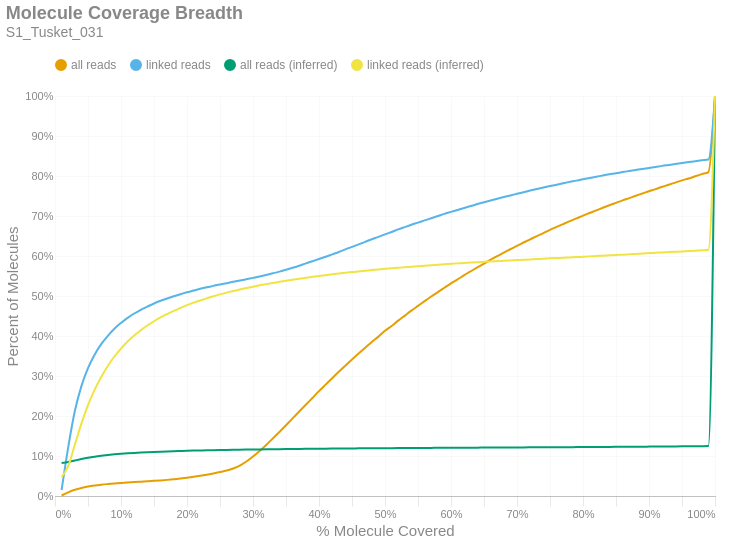

Write notebook code for a chart like this one.
### Markdown cell above
### Molecule Read Coverage
This chart shows molecule coverage breadth as computed by the number of bases aligned to that molecule. In other words, "*how much of each unique long molecule is actually sequenced/aligned?*" Keep in mind there is a distinction between sequences and alignments, since some sequences belonging to a particular molecule may not align well and wouldn't appear in the alignment data. This chart also shows molecule coverage breadth as computed by the *inferred fragment* from which the aligned sequences originate. Unlike read coverage, this calculation takes into account the total insert size, including unsequenced gaps between the forward and reverse reads. Like the previous figures, these are cumulative percents.

### Code cell
if SKIPLR:
    print_html(f"Skipped")
else:
    binned_df = consolidated_hist(valids['coverage_bp'], mask, 0.01, True)
    binned_df_inf = consolidated_hist(valids['coverage_inserts'], mask, 0.01, True)
    binned_df = binned_df.with_columns(pl.lit(binned_df_inf['all reads (cumsum)']).alias('all reads (inferred)'))
    binned_df = binned_df.with_columns(pl.lit(binned_df_inf['linked reads (cumsum)']).alias('linked reads (inferred)'))
    binned_df = binned_df.with_columns(
        (pl.col('bin').cast(pl.Float64) + 0.01).alias('right_edge')
    )

    with SafeRender(binned_df):
        (
            density_plot(binned_df, 'Molecule Coverage Breadth', samplename, 'molcov', ['all reads (inferred)','linked reads (inferred)'])
            .encode(
                #x=alt.X('bin:Q', title="% Molecule Covered").axis(format = '%').scale(padding=0),
                x=alt.X('right_edge:Q', title="% Molecule Covered").axis(format='%').scale(padding=0),
                y=alt.Y('value:Q', title='Percent of Molecules')
                    .axis(format='%')
                    .stack(False)
                    .scale(domainMin=0, padding=0),
                color=alt.Color("key:N").scale(domain = ["all reads", "linked reads", "all reads (inferred)", "linked reads (inferred)"]),
                tooltip = [
                    alt.Tooltip("key:N", title = "Data Type"),
                    alt.Tooltip("range_label:N", title="% Molecule Covered"),
                    alt.Tooltip("value:Q", format = ".2%", title="% Molecules")
                ]
            )
        ).display()

### Figure 1 — Vega-Lite specification as saved in the notebook (floating-point values rounded to 4 significant figures)
{"width": "container", "height": 400, "config": {"title": {"anchor": "start", "dy": -15, "fontSize": 18, "color": "#888888", "subtitleColor": "#888888", "subtitleFontSize": 14}, "arc": {"fill": "#0072B2"}, "axis": {"domainColor": "#888888", "domainWidth": 0.5, "gridWidth": 0.2, "grid": false, "titleFontWeight": 400, "titleFontSize": 15, "labelFontSize": 11, "labelColor": "#888888", "tickColor": "#888888", "tickWidth": 0.2, "titleColor": "#888888"}, "axisBand": {"grid": false}, "axisX": {"grid": true, "tickSize": 10, "domainCap": "round"}, "axisY": {"domain": false, "grid": true, "tickSize": 0, "domainCap": "round"}, "background": "transparent", "header": {"labelFontSize": 15, "labelColor": "#888888", "titleFontSize": 15, "titleFontWeight": 600, "titleColor": "#888888"}, "legend": {"labelFont": "sans-serif", "labelFontSize": 12, "labelColor": "#888888", "symbolSize": 100, "symbolType": "circle", "titleFontSize": 12, "titlePadding": 10, "titleColor": "#888888", "title": null, "orient": "top"}, "range": {"category": ["#E69F00", "#56B4E9", "#009E73", "#F0E442", "#0072B2", "#D55E00", "#CC79A7", "#000000"], "diverging": ["#cfe8f3", "#a2d4ec", "#73bfe2", "#46abdb", "#1696d2", "#12719e"]}, "area": {"fill": "#0072B2", "fillOpacity": 0.7, "line": true, "strokeOpacity": 0.7}, "line": {"color": "#0072B2", "stroke": "#0072B2", "strokeWidth": 2}, "trail": {"color": "#0072B2", "stroke": "#0072B2", "strokeWidth": 0, "size": 1}, "point": {"filled": true, "fillOpacity": 1.0, "size": 95}, "text": {"color": "#888888", "fontSize": 11, "align": "right", "fontWeight": 400, "size": 11}, "bar": {"fill": "#0072B2", "stroke": null}, "view": {"stroke": null, "continuousWidth": 660, "continuousHeight": 400}}, "data": {"name": "data-11527ccd2beb6a486a198854142d0d7c"}, "mark": {"type": "line", "interpolate": "monotone", "point": {"opacity": 0, "size": 275}}, "encoding": {"color": {"field": "key", "scale": {"domain": ["all reads", "linked reads", "all reads (inferred)", "linked reads (inferred)"]}, "type": "nominal"}, "tooltip": [{"field": "key", "title": "Data Type", "type": "nominal"}, {"field": "range_label", "title": "% Molecule Covered", "type": "nominal"}, {"field": "value", "format": ".2%", "title": "% Molecules", "type": "quantitative"}], "x": {"axis": {"format": "%"}, "field": "right_edge", "scale": {"padding": 0}, "title": "% Molecule Covered", "type": "quantitative"}, "y": {"axis": {"format": "%"}, "field": "value", "scale": {"domainMin": 0, "padding": 0}, "stack": false, "title": "Percent of Molecules", "type": "quantitative"}}, "params": [{"name": "param_c36ac31b6afebe62", "select": {"type": "point", "fields": ["key"]}, "bind": "legend"}], "title": {"text": "Molecule Coverage Breadth", "subtitle": "S1_Tusket_031"}, "transform": [{"fold": ["all reads (cumsum)", "linked reads (cumsum)", "all reads (inferred)", "linked reads (inferred)"]}, {"calculate": "replace(datum.key, ' (cumsum)', '')", "as": "key"}, {"filter": {"param": "param_c36ac31b6afebe62"}}], "usermeta": {"embedOptions": {"downloadFileName": "S1_Tusket_031.molcov"}}, "$schema": "https://vega.github.io/schema/vega-lite/v6.1.0.json", "datasets": {"data-11527ccd2beb6a486a198854142d0d7c": [{"bin": "0.0", "interval": "0.0-0.01", "all reads": 0.001308, "linked reads": 0.01504, "all reads (cumsum)": 0.001308, "linked reads (cumsum)": 0.01504, "range_label": "0.0-0.01", "all reads (inferred)": 0.08277, "linked reads (inferred)": 0.04746, "right_edge": 0.01}, {"bin": "0.01", "interval": "0.01-0.02", "all reads": 0.007746, "linked reads": 0.1067, "all reads (cumsum)": 0.009054, "linked reads (cumsum)": 0.1217, "range_label": "0.01-0.02", "all reads (inferred)": 0.08487, "linked reads (inferred)": 0.07452, "right_edge": 0.02}, {"bin": "0.02", "interval": "0.02-0.03", "all reads": 0.006471, "linked reads": 0.09007, "all reads (cumsum)": 0.01553, "linked reads (cumsum)": 0.2118, "range_label": "0.02-0.03", "all reads (inferred)": 0.08867, "linked reads (inferred)": 0.128, "right_edge": 0.03}, {"bin": "0.03", "interval": "0.03-0.04", "all reads": 0.004651, "linked reads": 0.063, "all reads (cumsum)": 0.02018, "linked reads (cumsum)": 0.2748, "range_label": "0.03-0.04", "all reads (inferred)": 0.09239, "linked reads (inferred)": 0.1809, "right_edge": 0.04}, {"bin": "0.04", "interval": "0.04-0.05", "all reads": 0.003351, "linked reads": 0.04482, "all reads (cumsum)": 0.02353, "linked reads (cumsum)": 0.3196, "range_label": "0.04-0.05", "all reads (inferred)": 0.09568, "linked reads (inferred)": 0.2275, "right_edge": 0.05}, {"bin": "0.05", "interval": "0.05-0.06", "all reads": 0.002562, "linked reads": 0.03359, "all reads (cumsum)": 0.02609, "linked reads (cumsum)": 0.3532, "range_label": "0.05-0.06", "all reads (inferred)": 0.09833, "linked reads (inferred)": 0.2654, "right_edge": 0.06}, {"bin": "0.06", "interval": "0.06-0.07", "all reads": 0.002058, "linked reads": 0.02632, "all reads (cumsum)": 0.02815, "linked reads (cumsum)": 0.3795, "range_label": "0.06-0.07", "all reads (inferred)": 0.1006, "linked reads (inferred)": 0.2974, "right_edge": 0.07}, {"bin": "0.07", "interval": "0.07-0.08", "all reads": 0.001666, "linked reads": 0.02092, "all reads (cumsum)": 0.02981, "linked reads (cumsum)": 0.4004, "range_label": "0.07-0.08", "all reads (inferred)": 0.1025, "linked reads (inferred)": 0.3251, "right_edge": 0.08}, {"bin": "0.08", "interval": "0.08-0.09", "all reads": 0.001495, "linked reads": 0.01784, "all reads (cumsum)": 0.03131, "linked reads (cumsum)": 0.4183, "range_label": "0.08-0.09", "all reads (inferred)": 0.1041, "linked reads (inferred)": 0.3487, "right_edge": 0.09}, {"bin": "0.09", "interval": "0.09-0.1", "all reads": 0.001285, "linked reads": 0.0144, "all reads (cumsum)": 0.03259, "linked reads (cumsum)": 0.4327, "range_label": "0.09-0.1", "all reads (inferred)": 0.1055, "linked reads (inferred)": 0.3687, "right_edge": 0.1}, {"bin": "0.1", "interval": "0.1-0.11", "all reads": 0.001189, "linked reads": 0.01275, "all reads (cumsum)": 0.03378, "linked reads (cumsum)": 0.4454, "range_label": "0.1-0.11", "all reads (inferred)": 0.1067, "linked reads (inferred)": 0.3861, "right_edge": 0.11}, {"bin": "0.11", "interval": "0.11-0.12", "all reads": 0.001087, "linked reads": 0.0108, "all reads (cumsum)": 0.03487, "linked reads (cumsum)": 0.4562, "range_label": "0.11-0.12", "all reads (inferred)": 0.1078, "linked reads (inferred)": 0.4013, "right_edge": 0.12}, {"bin": "0.12", "interval": "0.12-0.13", "all reads": 0.0009987, "linked reads": 0.009298, "all reads (cumsum)": 0.03587, "linked reads (cumsum)": 0.4655, "range_label": "0.12-0.13", "all reads (inferred)": 0.1087, "linked reads (inferred)": 0.4145, "right_edge": 0.13}, {"bin": "0.13", "interval": "0.13-0.14", "all reads": 0.0009745, "linked reads": 0.008093, "all reads (cumsum)": 0.03684, "linked reads (cumsum)": 0.4736, "range_label": "0.13-0.14", "all reads (inferred)": 0.1095, "linked reads (inferred)": 0.4263, "right_edge": 0.14}, {"bin": "0.14", "interval": "0.14-0.15", "all reads": 0.001016, "linked reads": 0.007678, "all reads (cumsum)": 0.03786, "linked reads (cumsum)": 0.4813, "range_label": "0.14-0.15", "all reads (inferred)": 0.1102, "linked reads (inferred)": 0.4369, "right_edge": 0.15}, {"bin": "0.15", "interval": "0.15-0.16", "all reads": 0.001119, "linked reads": 0.006697, "all reads (cumsum)": 0.03898, "linked reads (cumsum)": 0.488, "range_label": "0.15-0.16", "all reads (inferred)": 0.1109, "linked reads (inferred)": 0.4464, "right_edge": 0.16}, {"bin": "0.16", "interval": "0.16-0.17", "all reads": 0.00133, "linked reads": 0.005882, "all reads (cumsum)": 0.04031, "linked reads (cumsum)": 0.4939, "range_label": "0.16-0.17", "all reads (inferred)": 0.1115, "linked reads (inferred)": 0.4549, "right_edge": 0.17}, {"bin": "0.17", "interval": "0.17-0.18", "all reads": 0.001543, "linked reads": 0.005401, "all reads (cumsum)": 0.04185, "linked reads (cumsum)": 0.4993, "range_label": "0.17-0.18", "all reads (inferred)": 0.112, "linked reads (inferred)": 0.4629, "right_edge": 0.18}, {"bin": "0.18", "interval": "0.18-0.19", "all reads": 0.001885, "linked reads": 0.005149, "all reads (cumsum)": 0.04373, "linked reads (cumsum)": 0.5044, "range_label": "0.18-0.19", "all reads (inferred)": 0.1125, "linked reads (inferred)": 0.47, "right_edge": 0.19}, {"bin": "0.19", "interval": "0.19-0.2", "all reads": 0.002096, "linked reads": 0.004796, "all reads (cumsum)": 0.04583, "linked reads (cumsum)": 0.5092, "range_label": "0.19-0.2", "all reads (inferred)": 0.113, "linked reads (inferred)": 0.4771, "right_edge": 0.2}, {"bin": "0.2", "interval": "0.2-0.21", "all reads": 0.002241, "linked reads": 0.004339, "all reads (cumsum)": 0.04807, "linked reads (cumsum)": 0.5136, "range_label": "0.2-0.21", "all reads (inferred)": 0.1135, "linked reads (inferred)": 0.4834, "right_edge": 0.21}, {"bin": "0.21", "interval": "0.21-0.22", "all reads": 0.0025, "linked reads": 0.004387, "all reads (cumsum)": 0.05057, "linked reads (cumsum)": 0.518, "range_label": "0.21-0.22", "all reads (inferred)": 0.1138, "linked reads (inferred)": 0.4888, "right_edge": 0.22}, {"bin": "0.22", "interval": "0.22-0.23", "all reads": 0.002816, "linked reads": 0.003863, "all reads (cumsum)": 0.05339, "linked reads (cumsum)": 0.5218, "range_label": "0.22-0.23", "all reads (inferred)": 0.1142, "linked reads (inferred)": 0.4942, "right_edge": 0.23}, {"bin": "0.23", "interval": "0.23-0.24", "all reads": 0.003039, "linked reads": 0.003463, "all reads (cumsum)": 0.05643, "linked reads (cumsum)": 0.5253, "range_label": "0.23-0.24", "all reads (inferred)": 0.1146, "linked reads (inferred)": 0.4993, "right_edge": 0.24}, {"bin": "0.24", "interval": "0.24-0.25", "all reads": 0.003444, "linked reads": 0.00352, "all reads (cumsum)": 0.05987, "linked reads (cumsum)": 0.5288, "range_label": "0.24-0.25", "all reads (inferred)": 0.1149, "linked reads (inferred)": 0.5041, "right_edge": 0.25}, {"bin": "0.25", "interval": "0.25-0.26", "all reads": 0.003716, "linked reads": 0.003172, "all reads (cumsum)": 0.06359, "linked reads (cumsum)": 0.532, "range_label": "0.25-0.26", "all reads (inferred)": 0.1152, "linked reads (inferred)": 0.5084, "right_edge": 0.26}, {"bin": "0.26", "interval": "0.26-0.27", "all reads": 0.005121, "linked reads": 0.003444, "all reads (cumsum)": 0.06871, "linked reads (cumsum)": 0.5354, "range_label": "0.26-0.27", "all reads (inferred)": 0.1155, "linked reads (inferred)": 0.5125, "right_edge": 0.27}, {"bin": "0.27", "interval": "0.27-0.28", "all reads": 0.007428, "linked reads": 0.003096, "all reads (cumsum)": 0.07613, "linked reads (cumsum)": 0.5385, "range_label": "0.27-0.28", "all reads (inferred)": 0.1158, "linked reads (inferred)": 0.5164, "right_edge": 0.28}, {"bin": "0.28", "interval": "0.28-0.29", "all reads": 0.01012, "linked reads": 0.003182, "all reads (cumsum)": 0.08625, "linked reads (cumsum)": 0.5417, "range_label": "0.28-0.29", "all reads (inferred)": 0.116, "linked reads (inferred)": 0.5199, "right_edge": 0.29}, {"bin": "0.29", "interval": "0.29-0.3", "all reads": 0.01241, "linked reads": 0.003568, "all reads (cumsum)": 0.09867, "linked reads (cumsum)": 0.5453, "range_label": "0.29-0.3", "all reads (inferred)": 0.1163, "linked reads (inferred)": 0.5233, "right_edge": 0.3}, {"bin": "0.3", "interval": "0.3-0.31", "all reads": 0.01384, "linked reads": 0.003629, "all reads (cumsum)": 0.1125, "linked reads (cumsum)": 0.5489, "range_label": "0.3-0.31", "all reads (inferred)": 0.1165, "linked reads (inferred)": 0.5266, "right_edge": 0.31}, {"bin": "0.31", "interval": "0.31-0.32", "all reads": 0.01515, "linked reads": 0.003796, "all reads (cumsum)": 0.1277, "linked reads (cumsum)": 0.5527, "range_label": "0.31-0.32", "all reads (inferred)": 0.1167, "linked reads (inferred)": 0.5297, "right_edge": 0.32}, {"bin": "0.32", "interval": "0.32-0.33", "all reads": 0.01612, "linked reads": 0.004077, "all reads (cumsum)": 0.1438, "linked reads (cumsum)": 0.5568, "range_label": "0.32-0.33", "all reads (inferred)": 0.117, "linked reads (inferred)": 0.5326, "right_edge": 0.33}, {"bin": "0.33", "interval": "0.33-0.34", "all reads": 0.01643, "linked reads": 0.00423, "all reads (cumsum)": 0.1602, "linked reads (cumsum)": 0.561, "range_label": "0.33-0.34", "all reads (inferred)": 0.1171, "linked reads (inferred)": 0.5353, "right_edge": 0.34}, {"bin": "0.34", "interval": "0.34-0.35", "all reads": 0.0168, "linked reads": 0.004596, "all reads (cumsum)": 0.177, "linked reads (cumsum)": 0.5656, "range_label": "0.34-0.35", "all reads (inferred)": 0.1173, "linked reads (inferred)": 0.5381, "right_edge": 0.35}, {"bin": "0.35", "interval": "0.35-0.36", "all reads": 0.01706, "linked reads": 0.004892, "all reads (cumsum)": 0.1941, "linked reads (cumsum)": 0.5705, "range_label": "0.35-0.36", "all reads (inferred)": 0.1175, "linked reads (inferred)": 0.5407, "right_edge": 0.36}, {"bin": "0.36", "interval": "0.36-0.37", "all reads": 0.01702, "linked reads": 0.00523, "all reads (cumsum)": 0.2111, "linked reads (cumsum)": 0.5757, "range_label": "0.36-0.37", "all reads (inferred)": 0.1177, "linked reads (inferred)": 0.5432, "right_edge": 0.37}, {"bin": "0.37", "interval": "0.37-0.38", "all reads": 0.01706, "linked reads": 0.005863, "all reads (cumsum)": 0.2282, "linked reads (cumsum)": 0.5816, "range_label": "0.37-0.38", "all reads (inferred)": 0.1179, "linked reads (inferred)": 0.5455, "right_edge": 0.38}, {"bin": "0.38", "interval": "0.38-0.39", "all reads": 0.01698, "linked reads": 0.005478, "all reads (cumsum)": 0.2451, "linked reads (cumsum)": 0.5871, "range_label": "0.38-0.39", "all reads (inferred)": 0.1181, "linked reads (inferred)": 0.5479, "right_edge": 0.39}, {"bin": "0.39", "interval": "0.39-0.4", "all reads": 0.01701, "linked reads": 0.00543, "all reads (cumsum)": 0.2621, "linked reads (cumsum)": 0.5925, "range_label": "0.39-0.4", "all reads (inferred)": 0.1182, "linked reads (inferred)": 0.55, "right_edge": 0.4}, {"bin": "0.4", "interval": "0.4-0.41", "all reads": 0.01622, "linked reads": 0.005668, "all reads (cumsum)": 0.2784, "linked reads (cumsum)": 0.5982, "range_label": "0.4-0.41", "all reads (inferred)": 0.1184, "linked reads (inferred)": 0.552, "right_edge": 0.41}, {"bin": "0.41", "interval": "0.41-0.42", "all reads": 0.01617, "linked reads": 0.006021, "all reads (cumsum)": 0.2945, "linked reads (cumsum)": 0.6042, "range_label": "0.41-0.42", "all reads (inferred)": 0.1185, "linked reads (inferred)": 0.5541, "right_edge": 0.42}, {"bin": "0.42", "interval": "0.42-0.43", "all reads": 0.01594, "linked reads": 0.005968, "all reads (cumsum)": 0.3105, "linked reads (cumsum)": 0.6101, "range_label": "0.42-0.43", "all reads (inferred)": 0.1187, "linked reads (inferred)": 0.5562, "right_edge": 0.43}, {"bin": "0.43", "interval": "0.43-0.44", "all reads": 0.0155, "linked reads": 0.006502, "all reads (cumsum)": 0.326, "linked reads (cumsum)": 0.6166, "range_label": "0.43-0.44", "all reads (inferred)": 0.1188, "linked reads (inferred)": 0.5581, "right_edge": 0.44}, {"bin": "0.44", "interval": "0.44-0.45", "all reads": 0.01533, "linked reads": 0.006111, "all reads (cumsum)": 0.3413, "linked reads (cumsum)": 0.6228, "range_label": "0.44-0.45", "all reads (inferred)": 0.1189, "linked reads (inferred)": 0.5598, "right_edge": 0.45}, {"bin": "0.45", "interval": "0.45-0.46", "all reads": 0.01485, "linked reads": 0.006225, "all reads (cumsum)": 0.3562, "linked reads (cumsum)": 0.629, "range_label": "0.45-0.46", "all reads (inferred)": 0.1191, "linked reads (inferred)": 0.5615, "right_edge": 0.46}, {"bin": "0.46", "interval": "0.46-0.47", "all reads": 0.01455, "linked reads": 0.006464, "all reads (cumsum)": 0.3707, "linked reads (cumsum)": 0.6354, "range_label": "0.46-0.47", "all reads (inferred)": 0.1192, "linked reads (inferred)": 0.5632, "right_edge": 0.47}, {"bin": "0.47", "interval": "0.47-0.48", "all reads": 0.01442, "linked reads": 0.006421, "all reads (cumsum)": 0.3851, "linked reads (cumsum)": 0.6419, "range_label": "0.47-0.48", "all reads (inferred)": 0.1193, "linked reads (inferred)": 0.5647, "right_edge": 0.48}, {"bin": "0.48", "interval": "0.48-0.49", "all reads": 0.01333, "linked reads": 0.005997, "all reads (cumsum)": 0.3985, "linked reads (cumsum)": 0.6479, "range_label": "0.48-0.49", "all reads (inferred)": 0.1194, "linked reads (inferred)": 0.5664, "right_edge": 0.49}, {"bin": "0.49", "interval": "0.49-0.5", "all reads": 0.01452, "linked reads": 0.006344, "all reads (cumsum)": 0.413, "linked reads (cumsum)": 0.6542, "range_label": "0.49-0.5", "all reads (inferred)": 0.1196, "linked reads (inferred)": 0.5679, "right_edge": 0.5}, {"bin": "0.5", "interval": "0.5-0.51", "all reads": 0.01214, "linked reads": 0.005944, "all reads (cumsum)": 0.4251, "linked reads (cumsum)": 0.6602, "range_label": "0.5-0.51", "all reads (inferred)": 0.1197, "linked reads (inferred)": 0.5693, "right_edge": 0.51}, {"bin": "0.51", "interval": "0.51-0.52", "all reads": 0.01338, "linked reads": 0.006273, "all reads (cumsum)": 0.4385, "linked reads (cumsum)": 0.6664, "range_label": "0.51-0.52", "all reads (inferred)": 0.1198, "linked reads (inferred)": 0.5706, "right_edge": 0.52}, {"bin": "0.52", "interval": "0.52-0.53", "all reads": 0.01242, "linked reads": 0.005868, "all reads (cumsum)": 0.4509, "linked reads (cumsum)": 0.6723, "range_label": "0.52-0.53", "all reads (inferred)": 0.1199, "linked reads (inferred)": 0.572, "right_edge": 0.53}, {"bin": "0.53", "interval": "0.53-0.54", "all reads": 0.01242, "linked reads": 0.00584, "all reads (cumsum)": 0.4633, "linked reads (cumsum)": 0.6781, "range_label": "0.53-0.54", "all reads (inferred)": 0.12, "linked reads (inferred)": 0.5732, "right_edge": 0.54}, {"bin": "0.54", "interval": "0.54-0.55", "all reads": 0.01193, "linked reads": 0.00542, "all reads (cumsum)": 0.4753, "linked reads (cumsum)": 0.6836, "range_label": "0.54-0.55", "all reads (inferred)": 0.1201, "linked reads (inferred)": 0.5746, "right_edge": 0.55}, {"bin": "0.55", "interval": "0.55-0.56", "all reads": 0.01186, "linked reads": 0.005401, "all reads (cumsum)": 0.4871, "linked reads (cumsum)": 0.689, "range_label": "0.55-0.56", "all reads (inferred)": 0.1202, "linked reads (inferred)": 0.5757, "right_edge": 0.56}, {"bin": "0.56", "interval": "0.56-0.57", "all reads": 0.01158, "linked reads": 0.005463, "all reads (cumsum)": 0.4987, "linked reads (cumsum)": 0.6944, "range_label": "0.56-0.57", "all reads (inferred)": 0.1203, "linked reads (inferred)": 0.5769, "right_edge": 0.57}, {"bin": "0.57", "interval": "0.57-0.58", "all reads": 0.01102, "linked reads": 0.005397, "all reads (cumsum)": 0.5097, "linked reads (cumsum)": 0.6998, "range_label": "0.57-0.58", "all reads (inferred)": 0.1204, "linked reads (inferred)": 0.5781, "right_edge": 0.58}, {"bin": "0.58", "interval": "0.58-0.59", "all reads": 0.01088, "linked reads": 0.005492, "all reads (cumsum)": 0.5206, "linked reads (cumsum)": 0.7053, "range_label": "0.58-0.59", "all reads (inferred)": 0.1205, "linked reads (inferred)": 0.5794, "right_edge": 0.59}, {"bin": "0.59", "interval": "0.59-0.6", "all reads": 0.01086, "linked reads": 0.004925, "all reads (cumsum)": 0.5315, "linked reads (cumsum)": 0.7102, "range_label": "0.59-0.6", "all reads (inferred)": 0.1206, "linked reads (inferred)": 0.5805, "right_edge": 0.6}, {"bin": "0.6", "interval": "0.6-0.61", "all reads": 0.01011, "linked reads": 0.004949, "all reads (cumsum)": 0.5416, "linked reads (cumsum)": 0.7152, "range_label": "0.6-0.61", "all reads (inferred)": 0.1207, "linked reads (inferred)": 0.5816, "right_edge": 0.61}, {"bin": "0.61", "interval": "0.61-0.62", "all reads": 0.01042, "linked reads": 0.004911, "all reads (cumsum)": 0.552, "linked reads (cumsum)": 0.7201, "range_label": "0.61-0.62", "all reads (inferred)": 0.1207, "linked reads (inferred)": 0.5826, "right_edge": 0.62}, {"bin": "0.62", "interval": "0.62-0.63", "all reads": 0.009882, "linked reads": 0.004749, "all reads (cumsum)": 0.5619, "linked reads (cumsum)": 0.7248, "range_label": "0.62-0.63", "all reads (inferred)": 0.1208, "linked reads (inferred)": 0.5837, "right_edge": 0.63}, {"bin": "0.63", "interval": "0.63-0.64", "all reads": 0.009715, "linked reads": 0.004949, "all reads (cumsum)": 0.5716, "linked reads (cumsum)": 0.7298, "range_label": "0.63-0.64", "all reads (inferred)": 0.1209, "linked reads (inferred)": 0.5846, "right_edge": 0.64}, {"bin": "0.64", "interval": "0.64-0.65", "all reads": 0.009487, "linked reads": 0.004573, "all reads (cumsum)": 0.5811, "linked reads (cumsum)": 0.7344, "range_label": "0.64-0.65", "all reads (inferred)": 0.121, "linked reads (inferred)": 0.5855, "right_edge": 0.65}, {"bin": "0.65", "interval": "0.65-0.66", "all reads": 0.009628, "linked reads": 0.004554, "all reads (cumsum)": 0.5907, "linked reads (cumsum)": 0.7389, "range_label": "0.65-0.66", "all reads (inferred)": 0.1211, "linked reads (inferred)": 0.5864, "right_edge": 0.66}, {"bin": "0.66", "interval": "0.66-0.67", "all reads": 0.008889, "linked reads": 0.004368, "all reads (cumsum)": 0.5996, "linked reads (cumsum)": 0.7433, "range_label": "0.66-0.67", "all reads (inferred)": 0.1212, "linked reads (inferred)": 0.5873, "right_edge": 0.67}, {"bin": "0.67", "interval": "0.67-0.68", "all reads": 0.00882, "linked reads": 0.004134, "all reads (cumsum)": 0.6084, "linked reads (cumsum)": 0.7474, "range_label": "0.67-0.68", "all reads (inferred)": 0.1213, "linked reads (inferred)": 0.5882, "right_edge": 0.68}, {"bin": "0.68", "interval": "0.68-0.69", "all reads": 0.008492, "linked reads": 0.003953, "all reads (cumsum)": 0.6169, "linked reads (cumsum)": 0.7514, "range_label": "0.68-0.69", "all reads (inferred)": 0.1213, "linked reads (inferred)": 0.589, "right_edge": 0.69}, {"bin": "0.69", "interval": "0.69-0.7", "all reads": 0.008645, "linked reads": 0.004172, "all reads (cumsum)": 0.6255, "linked reads (cumsum)": 0.7555, "range_label": "0.69-0.7", "all reads (inferred)": 0.1214, "linked reads (inferred)": 0.5898, "right_edge": 0.7}, {"bin": "0.7", "interval": "0.7-0.71", "all reads": 0.008178, "linked reads": 0.00393, "all reads (cumsum)": 0.6337, "linked reads (cumsum)": 0.7595, "range_label": "0.7-0.71", "all reads (inferred)": 0.1215, "linked reads (inferred)": 0.5906, "right_edge": 0.71}, {"bin": "0.71", "interval": "0.71-0.72", "all reads": 0.008094, "linked reads": 0.004082, "all reads (cumsum)": 0.6418, "linked reads (cumsum)": 0.7636, "range_label": "0.71-0.72", "all reads (inferred)": 0.1216, "linked reads (inferred)": 0.5915, "right_edge": 0.72}, {"bin": "0.72", "interval": "0.72-0.73", "all reads": 0.007999, "linked reads": 0.003777, "all reads (cumsum)": 0.6498, "linked reads (cumsum)": 0.7673, "range_label": "0.72-0.73", "all reads (inferred)": 0.1217, "linked reads (inferred)": 0.5923, "right_edge": 0.73}, {"bin": "0.73", "interval": "0.73-0.74", "all reads": 0.007569, "linked reads": 0.003787, "all reads (cumsum)": 0.6574, "linked reads (cumsum)": 0.7711, "range_label": "0.73-0.74", "all reads (inferred)": 0.1218, "linked reads (inferred)": 0.5932, "right_edge": 0.74}, {"bin": "0.74", "interval": "0.74-0.75", "all reads": 0.008001, "linked reads": 0.003634, "all reads (cumsum)": 0.6654, "linked reads (cumsum)": 0.7748, "range_label": "0.74-0.75", "all reads (inferred)": 0.1219, "linked reads (inferred)": 0.5941, "right_edge": 0.75}, {"bin": "0.75", "interval": "0.75-0.76", "all reads": 0.007231, "linked reads": 0.003391, "all reads (cumsum)": 0.6726, "linked reads (cumsum)": 0.7781, "range_label": "0.75-0.76", "all reads (inferred)": 0.122, "linked reads (inferred)": 0.5949, "right_edge": 0.76}, {"bin": "0.76", "interval": "0.76-0.77", "all reads": 0.007233, "linked reads": 0.003701, "all reads (cumsum)": 0.6799, "linked reads (cumsum)": 0.7818, "range_label": "0.76-0.77", "all reads (inferred)": 0.1221, "linked reads (inferred)": 0.5956, "right_edge": 0.77}, {"bin": "0.77", "interval": "0.77-0.78", "all reads": 0.007139, "linked reads": 0.003453, "all reads (cumsum)": 0.687, "linked reads (cumsum)": 0.7853, "range_label": "0.77-0.78", "all reads (inferred)": 0.1221, "linked reads (inferred)": 0.5964, "right_edge": 0.78}, {"bin": "0.78", "interval": "0.78-0.79", "all reads": 0.006908, "linked reads": 0.003187, "all reads (cumsum)": 0.6939, "linked reads (cumsum)": 0.7885, "range_label": "0.78-0.79", "all reads (inferred)": 0.1222, "linked reads (inferred)": 0.5972, "right_edge": 0.79}, {"bin": "0.79", "interval": "0.79-0.8", "all reads": 0.007161, "linked reads": 0.003563, "all reads (cumsum)": 0.7011, "linked reads (cumsum)": 0.792, "range_label": "0.79-0.8", "all reads (inferred)": 0.1223, "linked reads (inferred)": 0.5982, "right_edge": 0.8}, {"bin": "0.8", "interval": "0.8-0.81", "all reads": 0.006458, "linked reads": 0.003096, "all reads (cumsum)": 0.7075, "linked reads (cumsum)": 0.7951, "range_label": "0.8-0.81", "all reads (inferred)": 0.1224, "linked reads (inferred)": 0.5991, "right_edge": 0.81}, {"bin": "0.81", "interval": "0.81-0.82", "all reads": 0.006464, "linked reads": 0.002944, "all reads (cumsum)": 0.714, "linked reads (cumsum)": 0.7981, "range_label": "0.81-0.82", "all reads (inferred)": 0.1225, "linked reads (inferred)": 0.5998, "right_edge": 0.82}, {"bin": "0.82", "interval": "0.82-0.83", "all reads": 0.006533, "linked reads": 0.003239, "all reads (cumsum)": 0.7205, "linked reads (cumsum)": 0.8013, "range_label": "0.82-0.83", "all reads (inferred)": 0.1226, "linked reads (inferred)": 0.6008, "right_edge": 0.83}, {"bin": "0.83", "interval": "0.83-0.84", "all reads": 0.006315, "linked reads": 0.002939, "all reads (cumsum)": 0.7268, "linked reads (cumsum)": 0.8043, "range_label": "0.83-0.84", "all reads (inferred)": 0.1228, "linked reads (inferred)": 0.6017, "right_edge": 0.84}, {"bin": "0.84", "interval": "0.84-0.85", "all reads": 0.006071, "linked reads": 0.002558, "all reads (cumsum)": 0.7329, "linked reads (cumsum)": 0.8068, "range_label": "0.84-0.85", "all reads (inferred)": 0.1229, "linked reads (inferred)": 0.6025, "right_edge": 0.85}, {"bin": "0.85", "interval": "0.85-0.86", "all reads": 0.006117, "linked reads": 0.00292, "all reads (cumsum)": 0.739, "linked reads (cumsum)": 0.8097, "range_label": "0.85-0.86", "all reads (inferred)": 0.123, "linked reads (inferred)": 0.6033, "right_edge": 0.86}, {"bin": "0.86", "interval": "0.86-0.87", "all reads": 0.005768, "linked reads": 0.002672, "all reads (cumsum)": 0.7448, "linked reads (cumsum)": 0.8124, "range_label": "0.86-0.87", "all reads (inferred)": 0.1231, "linked reads (inferred)": 0.6043, "right_edge": 0.87}, {"bin": "0.87", "interval": "0.87-0.88", "all reads": 0.005873, "linked reads": 0.002663, "all reads (cumsum)": 0.7507, "linked reads (cumsum)": 0.8151, "range_label": "0.87-0.88", "all reads (inferred)": 0.1232, "linked reads (inferred)": 0.6053, "right_edge": 0.88}, {"bin": "0.88", "interval": "0.88-0.89", "all reads": 0.005615, "linked reads": 0.002677, "all reads (cumsum)": 0.7563, "linked reads (cumsum)": 0.8178, "range_label": "0.88-0.89", "all reads (inferred)": 0.1233, "linked reads (inferred)": 0.6063, "right_edge": 0.89}, {"bin": "0.89", "interval": "0.89-0.9", "all reads": 0.005702, "linked reads": 0.002529, "all reads (cumsum)": 0.762, "linked reads (cumsum)": 0.8203, "range_label": "0.89-0.9", "all reads (inferred)": 0.1234, "linked reads (inferred)": 0.6073, "right_edge": 0.9}, {"bin": "0.9", "interval": "0.9-0.91", "all reads": 0.005268, "linked reads": 0.002405, "all reads (cumsum)": 0.7672, "linked reads (cumsum)": 0.8227, "range_label": "0.9-0.91", "all reads (inferred)": 0.1236, "linked reads (inferred)": 0.6081, "right_edge": 0.91}, {"bin": "0.91", "interval": "0.91-0.92", "all reads": 0.005887, "linked reads": 0.002639, "all reads (cumsum)": 0.7731, "linked reads (cumsum)": 0.8253, "range_label": "0.91-0.92", "all reads (inferred)": 0.1237, "linked reads (inferred)": 0.609, "right_edge": 0.92}, {"bin": "0.92", "interval": "0.92-0.93", "all reads": 0.004978, "linked reads": 0.00222, "all reads (cumsum)": 0.7781, "linked reads (cumsum)": 0.8275, "range_label": "0.92-0.93", "all reads (inferred)": 0.1238, "linked reads (inferred)": 0.6097, "right_edge": 0.93}, {"bin": "0.93", "interval": "0.93-0.94", "all reads": 0.005355, "linked reads": 0.002339, "all reads (cumsum)": 0.7835, "linked reads (cumsum)": 0.8299, "range_label": "0.93-0.94", "all reads (inferred)": 0.124, "linked reads (inferred)": 0.6105, "right_edge": 0.94}, {"bin": "0.94", "interval": "0.94-0.95", "all reads": 0.005703, "linked reads": 0.002605, "all reads (cumsum)": 0.7892, "linked reads (cumsum)": 0.8325, "range_label": "0.94-0.95", "all reads (inferred)": 0.1241, "linked reads (inferred)": 0.6113, "right_edge": 0.95}, {"bin": "0.95", "interval": "0.95-0.96", "all reads": 0.004633, "linked reads": 0.002243, "all reads (cumsum)": 0.7938, "linked reads (cumsum)": 0.8347, "range_label": "0.95-0.96", "all reads (inferred)": 0.1243, "linked reads (inferred)": 0.6122, "right_edge": 0.96}, {"bin": "0.96", "interval": "0.96-0.97", "all reads": 0.00539, "linked reads": 0.002172, "all reads (cumsum)": 0.7992, "linked reads (cumsum)": 0.8369, "range_label": "0.96-0.97", "all reads (inferred)": 0.1244, "linked reads (inferred)": 0.6132, "right_edge": 0.97}, {"bin": "0.97", "interval": "0.97-0.98", "all reads": 0.005478, "linked reads": 0.002286, "all reads (cumsum)": 0.8047, "linked reads (cumsum)": 0.8392, "range_label": "0.97-0.98", "all reads (inferred)": 0.1246, "linked reads (inferred)": 0.6143, "right_edge": 0.98}, {"bin": "0.98", "interval": "0.98-0.99", "all reads": 0.005211, "linked reads": 0.00212, "all reads (cumsum)": 0.8099, "linked reads (cumsum)": 0.8413, "range_label": "0.98-0.99", "all reads (inferred)": 0.1248, "linked reads (inferred)": 0.6157, "right_edge": 0.99}, {"bin": "0.99", "interval": "0.99-1.0", "all reads": 0.1901, "linked reads": 0.1587, "all reads (cumsum)": 1.0, "linked reads (cumsum)": 1.0, "range_label": "0.99-1.0", "all reads (inferred)": 1.0, "linked reads (inferred)": 1.0, "right_edge": 1.0}]}}
